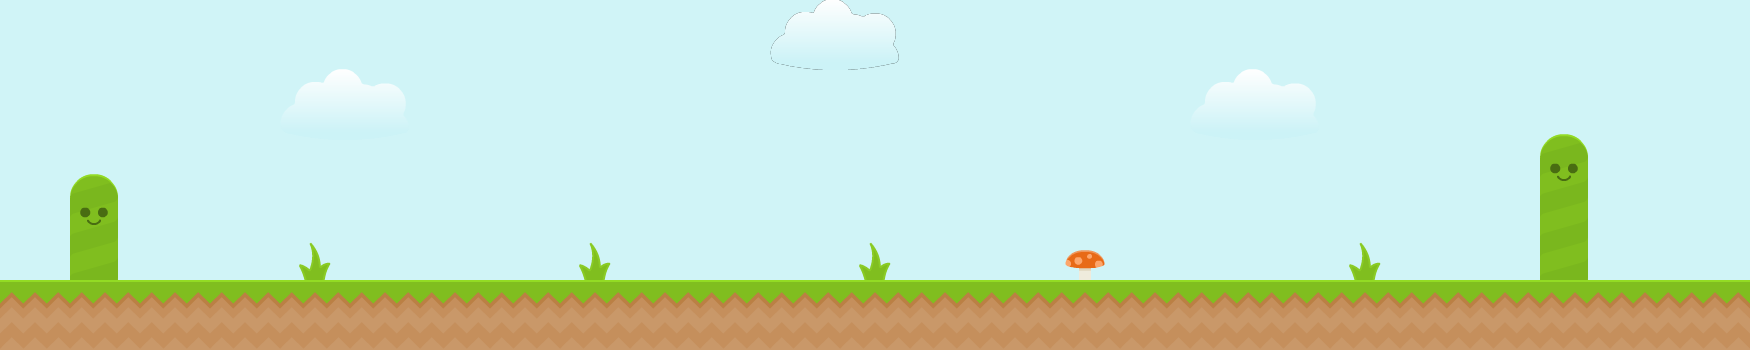

This is a level from a 2D game, rendered from its Tiled map with the project's own tilesets. A one-line summary and the map file follow, with tile-layer data summarised:
An orthogonal 25x5 tile map with 70x70 px tiles, 3 tile layers (sky, background, foreground).

<map version="1.0" orientation="orthogonal" renderorder="right-down" width="25" height="5" tilewidth="70" tileheight="70" nextobjectid="1">
 <tileset firstgid="1" name="tiles" tilewidth="256" tileheight="256" tilecount="21" columns="0">
  <tile id="0">
   <image width="256" height="256" source="bg.png" />
  </tile>
  <tile id="1">
   <image width="70" height="70" source="box.png" />
  </tile>
  <tile id="2">
   <image width="70" height="70" source="boxAlt.png" />
  </tile>
  <tile id="3">
   <image width="70" height="70" source="bridgeLogs.png" />
  </tile>
  <tile id="4">
   <image width="128" height="32" source="bunny.png" />
  </tile>
  <tile id="5">
   <image width="70" height="70" source="bush.png" />
  </tile>
  <tile id="6">
   <image width="128" height="71" source="cloud1.png" />
  </tile>
  <tile id="7">
   <image width="129" height="71" source="cloud2.png" />
  </tile>
  <tile id="8">
   <image width="129" height="71" source="cloud3.png" />
  </tile>
  <tile id="9">
   <image width="70" height="70" source="fence.png" />
  </tile>
  <tile id="10">
   <image width="70" height="70" source="fenceBroken.png" />
  </tile>
  <tile id="11">
   <image width="70" height="70" source="grass.png" />
  </tile>
  <tile id="12">
   <image width="70" height="70" source="grassCenter.png" />
  </tile>
  <tile id="13">
   <image width="70" height="70" source="grassMid.png" />
  </tile>
  <tile id="14">
   <image width="48" height="146" source="hill_large.png" />
  </tile>
  <tile id="15">
   <image width="48" height="146" source="hill_largeAlt.png" />
  </tile>
  <tile id="16">
   <image width="48" height="106" source="hill_small.png" />
  </tile>
  <tile id="17">
   <image width="48" height="106" source="hill_smallAlt.png" />
  </tile>
  <tile id="18">
   <image width="70" height="70" source="mushroomRed.png" />
  </tile>
  <tile id="19">
   <image width="70" height="70" source="plant.png" />
  </tile>
  <tile id="20">
   <image width="70" height="70" source="rock.png" />
  </tile>
 </tileset>
 <layer name="sky" width="25" height="5">
  <data>[125 cells, 125 non-empty, 1 distinct tile ids]</data>
 </layer>
 <layer name="background" width="25" height="5">
  <data>[125 cells, 10 non-empty, 5 distinct tile ids]</data>
 </layer>
 <layer name="foreground" width="25" height="5">
  <data>[125 cells, 25 non-empty, 1 distinct tile ids]</data>
 </layer>
</map>
